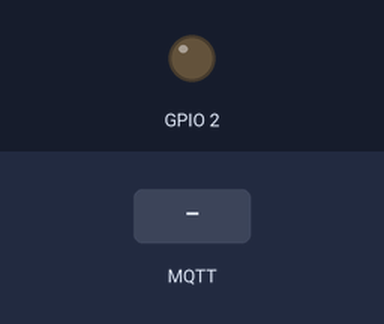
This program was run on a simulated ESP8266 (NodeMCU). Parts: output pins drawn as LEDs (lit = HIGH). The test bench sets the inputs (shaded band). WiFi joins after 1.5 s; servers stay silent unless stated; no MQTT or app messages arrive unless stated; what the program prints to the serial monitor is not drawn.

Above: at 2.7 s.
2.8 s: MQTT message "0" arrives on the first subscribed topic
At 3.6 s:
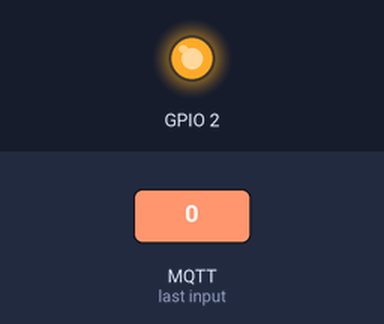
4.3 s: MQTT message "1" arrives on the first subscribed topic
At 4.8 s:
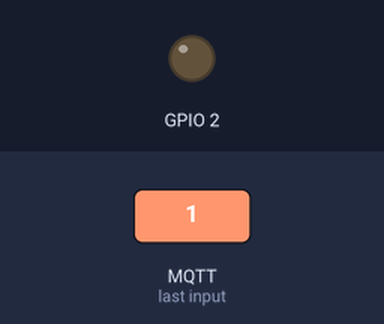
Timing chart, 0 to 7.3 s (numbered marks = the images above; inputs shaded):
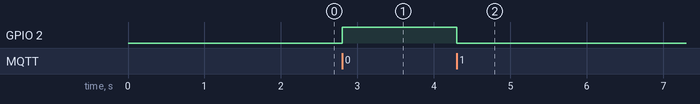

The program:

main.cpp
```cpp
#include "Arduino.h"
#include "ESP8266WiFi.h"
#include "PubSubClient.h"

WiFiClient   wifi_client;
PubSubClient mqtt_client(wifi_client);
const char* sub_topic = "bootstrap/led";
const char* pub_topic = "bootstrap/millis";
const long sleep_send = 1000;
long last_send = -sleep_send; // send first time

void error() {
  Serial.println(" failed");
  Serial.println("**RESTARTING**");

  for (int i = 0; i < 10; i++)
  {
    digitalWrite(LED, i % 2);
    delay(500);
  }

  ESP.restart(); // reboot, force reconnect
}

void setup_wifi() {
  Serial.print("(Wifi) Connecting to ");
  Serial.print(WIFI_SSID);
  Serial.print("...");

  WiFi.mode(WIFI_STA);
  WiFi.begin(WIFI_SSID, WIFI_PASSWORD);

  int tries = 0;
  while (WiFi.status() != WL_CONNECTED) {
    tries++;
    if (tries >= 20) {
      error();
    }
    Serial.print(".");
    delay(500);
  }

  Serial.println(" connected");
  Serial.print("IP address: ");
  Serial.println(WiFi.localIP());
}

void callback(char* topic, byte* payload, unsigned int length) {
  Serial.print("(Mqtt) Message arrived [");
  Serial.print(topic);
  Serial.print("] ");
  for (unsigned int i = 0; i < length; i++) {
    Serial.print((char)payload[i]);
  }
  Serial.println();

  auto state = ((char)payload[0] == '0') ? HIGH : LOW;
  digitalWrite(LED, state);
}


void reconnect_mqtt() {
  Serial.print("(Mqtt) Connecting to ");
  Serial.print(MQTT_SERVER);
  Serial.print("...");

  int tries = 0;
  while (!mqtt_client.connect(MQTT_CLIENT_ID)) {
    tries++;
    if (tries >= 10) {
      error();
    }

    Serial.print(".");
    delay(500);
  }
  Serial.println(" connected");
  mqtt_client.subscribe(sub_topic); //resubscribe
}

char buf[50];
void send(const char* channel, long value) {
  Serial.print("(Mqtt) Sending to ");
  Serial.print(channel);
  Serial.print("...");

  ltoa(value, buf, 10);
  if (mqtt_client.publish(channel, buf)) {
    Serial.println(" ok");
  } else {
    Serial.println(" failed");
  }
}

void setup_mqtt() {
  mqtt_client.setServer(MQTT_SERVER, 1883);
  mqtt_client.setCallback(callback);
}

void setup()
{
  pinMode(LED, OUTPUT);
  Serial.begin(9600);

  setup_wifi();
  setup_mqtt();
}

void loop()
{
  if (!mqtt_client.connected()) {
    reconnect_mqtt();
  }
  mqtt_client.loop();

  long now = millis();
  if (now - last_send > sleep_send) {
    send(pub_topic, now);
    last_send = now;
  }
}
```

Measured:
- after the input at 2.8 s, GPIO 2: LOW → HIGH at once
- after the input at 4.3 s, GPIO 2: HIGH → LOW at once
